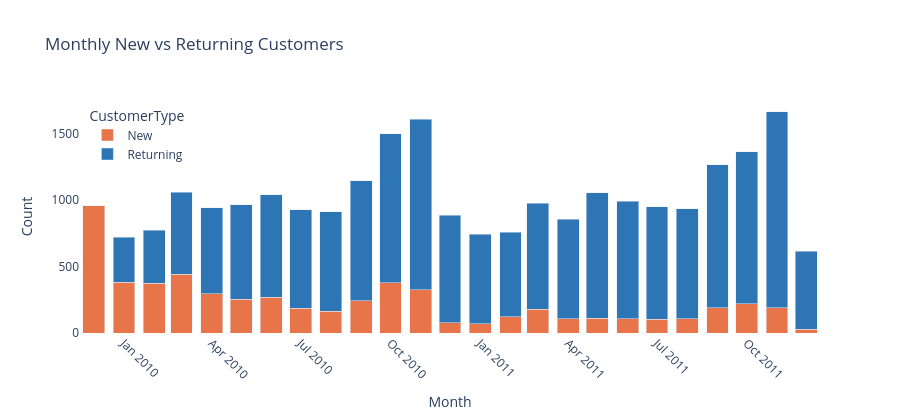

The notebook cell this image was saved under:
### Code cell
# 每个客户第一次购买的月份
first_purchase = df.groupby('Customer ID')['InvoiceDate'].min().dt.to_period('M').astype(str)
first_purchase = first_purchase.reset_index()
first_purchase.columns = ['Customer ID', 'FirstMonth']

df2 = df.merge(first_purchase, on='Customer ID')
df2['CustomerType'] = df2.apply(
    lambda x: 'New' if x['Month'] == x['FirstMonth'] else 'Returning', axis=1
)

monthly_type = df2.groupby(['Month','CustomerType'])['Customer ID'].nunique().reset_index()
monthly_type.columns = ['Month','CustomerType','Count']

fig7 = px.bar(
    monthly_type, x='Month', y='Count', color='CustomerType',
    title='Monthly New vs Returning Customers',
    color_discrete_map={'New': '#E8754A', 'Returning': '#2E75B6'},
    barmode='stack'
)
fig7.update_layout(
    height=420, plot_bgcolor='white', paper_bgcolor='white',
    xaxis=dict(tickangle=45),
    legend=dict(x=0.01, y=0.99)
)
fig7.show()
print("图7完成")

### Figure 1 — Plotly figure (JSON) as saved in the notebook; plotly's stock layout.template omitted (floating-point values rounded to 4 significant figures)
{"data": [{"hovertemplate": "CustomerType=New<br>Month=%{x}<br>Count=%{y}<extra></extra>", "legendgroup": "New", "marker": {"color": "#E8754A", "pattern": {"shape": ""}}, "name": "New", "orientation": "v", "showlegend": true, "textposition": "auto", "type": "bar", "x": ["2009-12", "2010-01", "2010-02", "2010-03", "2010-04", "2010-05", "2010-06", "2010-07", "2010-08", "2010-09", "2010-10", "2010-11", "2010-12", "2011-01", "2011-02", "2011-03", "2011-04", "2011-05", "2011-06", "2011-07", "2011-08", "2011-09", "2011-10", "2011-11", "2011-12"], "xaxis": "x", "y": [955, 383, 374, 443, 294, 254, 270, 186, 162, 243, 377, 325, 76, 71, 124, 179, 106, 111, 108, 102, 106, 189, 221, 191, 28], "yaxis": "y"}, {"hovertemplate": "CustomerType=Returning<br>Month=%{x}<br>Count=%{y}<extra></extra>", "legendgroup": "Returning", "marker": {"color": "#2E75B6", "pattern": {"shape": ""}}, "name": "Returning", "orientation": "v", "showlegend": true, "textposition": "auto", "type": "bar", "x": ["2010-01", "2010-02", "2010-03", "2010-04", "2010-05", "2010-06", "2010-07", "2010-08", "2010-09", "2010-10", "2010-11", "2010-12", "2011-01", "2011-02", "2011-03", "2011-04", "2011-05", "2011-06", "2011-07", "2011-08", "2011-09", "2011-10", "2011-11", "2011-12"], "xaxis": "x", "y": [337, 398, 614, 648, 712, 771, 742, 749, 902, 1120, 1282, 809, 670, 634, 795, 750, 945, 883, 847, 829, 1077, 1143, 1473, 587], "yaxis": "y"}], "layout": {"barmode": "stack", "height": 420, "legend": {"title": {"text": "CustomerType"}, "tracegroupgap": 0, "x": 0.01, "y": 0.99}, "paper_bgcolor": "white", "plot_bgcolor": "white", "title": {"text": "Monthly New vs Returning Customers"}, "xaxis": {"anchor": "y", "domain": [0, 1], "tickangle": 45, "title": {"text": "Month"}}, "yaxis": {"anchor": "x", "domain": [0, 1], "title": {"text": "Count"}}}}
